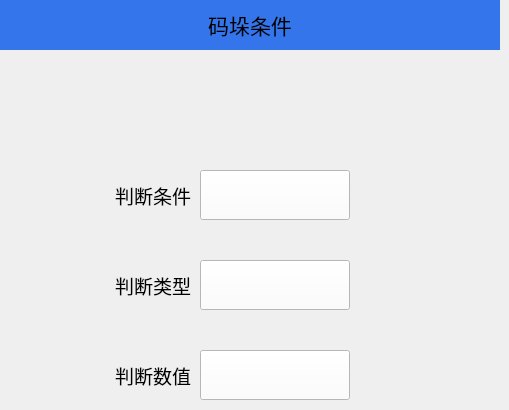
   <widget class="QWidget" name="page_30">
    <widget class="QLabel" name="label_42">
     <property name="geometry">
      <rect>
       <x>0</x>
       <y>0</y>
       <width>500</width>
       <height>50</height>
      </rect>
     </property>
     <property name="minimumSize">
      <size>
       <width>500</width>
       <height>50</height>
      </size>
     </property>
     <property name="maximumSize">
      <size>
       <width>500</width>
       <height>50</height>
      </size>
     </property>
     <property name="font">
      <font>
       <pointsize>16</pointsize>
      </font>
     </property>
     <property name="styleSheet">
      <string notr="true">QLabel{background-color:#3475EB;}</string>
     </property>
     <property name="text">
      <string>码垛条件</string>
     </property>
     <property name="alignment">
      <set>Qt::AlignCenter</set>
     </property>
    </widget>
    <widget class="QPushButton" name="Btn_stackType_stackFullFormula">
     <property name="geometry">
      <rect>
       <x>200</x>
       <y>260</y>
       <width>150</width>
       <height>50</height>
      </rect>
     </property>
     <property name="minimumSize">
      <size>
       <width>150</width>
       <height>50</height>
      </size>
     </property>
     <property name="maximumSize">
      <size>
       <width>150</width>
       <height>50</height>
      </size>
     </property>
     <property name="font">
      <font>
       <pointsize>14</pointsize>
      </font>
     </property>
     <property name="styleSheet">
      <string notr="true">background-color:white;</string>
     </property>
     <property name="text">
      <string/>
     </property>
    </widget>
    <widget class="QLabel" name="label_182">
     <property name="geometry">
      <rect>
       <x>60</x>
       <y>350</y>
       <width>131</width>
       <height>51</height>
      </rect>
     </property>
     <property name="font">
      <font>
       <pointsize>14</pointsize>
      </font>
     </property>
     <property name="text">
      <string>判断数值</string>
     </property>
     <property name="alignment">
      <set>Qt::AlignRight|Qt::AlignTrailing|Qt::AlignVCenter</set>
     </property>
    </widget>
    <widget class="QPushButton" name="Btn_stackCond_stackFullFormula">
     <property name="geometry">
      <rect>
       <x>200</x>
       <y>170</y>
       <width>150</width>
       <height>50</height>
      </rect>
     </property>
     <property name="minimumSize">
      <size>
       <width>150</width>
       <height>50</height>
      </size>
     </property>
     <property name="maximumSize">
      <size>
       <width>150</width>
       <height>50</height>
      </size>
     </property>
     <property name="font">
      <font>
       <pointsize>14</pointsize>
      </font>
     </property>
     <property name="styleSheet">
      <string notr="true">background-color:white;</string>
     </property>
     <property name="text">
      <string/>
     </property>
    </widget>
    <widget class="QLabel" name="label_183">
     <property name="geometry">
      <rect>
       <x>60</x>
       <y>260</y>
       <width>131</width>
       <height>51</height>
      </rect>
     </property>
     <property name="font">
      <font>
       <pointsize>14</pointsize>
      </font>
     </property>
     <property name="text">
      <string>判断类型</string>
     </property>
     <property name="alignment">
      <set>Qt::AlignRight|Qt::AlignTrailing|Qt::AlignVCenter</set>
     </property>
    </widget>
    <widget class="QLabel" name="label_184">
     <property name="geometry">
      <rect>
       <x>60</x>
       <y>170</y>
       <width>131</width>
       <height>51</height>
      </rect>
     </property>
     <property name="font">
      <font>
       <pointsize>14</pointsize>
      </font>
     </property>
     <property name="text">
      <string>判断条件</string>
     </property>
     <property name="alignment">
      <set>Qt::AlignRight|Qt::AlignTrailing|Qt::AlignVCenter</set>
     </property>
    </widget>
    <widget class="QPushButton" name="Btn_stackVal_stackFullFormula">
     <property name="geometry">
      <rect>
       <x>200</x>
       <y>350</y>
       <width>150</width>
       <height>50</height>
      </rect>
     </property>
     <property name="minimumSize">
      <size>
       <width>150</width>
       <height>50</height>
      </size>
     </property>
     <property name="maximumSize">
      <size>
       <width>150</width>
       <height>50</height>
      </size>
     </property>
     <property name="font">
      <font>
       <pointsize>14</pointsize>
      </font>
     </property>
     <property name="styleSheet">
      <string notr="true">background-color:white;</string>
     </property>
     <property name="text">
      <string/>
     </property>
    </widget>
   </widget>
